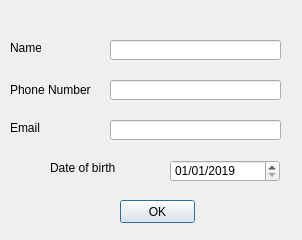
<?xml version="1.0" encoding="UTF-8"?>
<ui version="4.0">
 <class>InsertDataDialog</class>
 <widget class="QDialog" name="InsertDataDialog">
  <property name="geometry">
   <rect>
    <x>0</x>
    <y>0</y>
    <width>302</width>
    <height>240</height>
   </rect>
  </property>
  <property name="windowTitle">
   <string/>
  </property>
  <widget class="QLineEdit" name="lnt_Name">
   <property name="geometry">
    <rect>
     <x>110</x>
     <y>40</y>
     <width>171</width>
     <height>20</height>
    </rect>
   </property>
  </widget>
  <widget class="QLineEdit" name="lnt_PhoneNumber">
   <property name="geometry">
    <rect>
     <x>110</x>
     <y>80</y>
     <width>171</width>
     <height>20</height>
    </rect>
   </property>
  </widget>
  <widget class="QPushButton" name="pbtn_OK">
   <property name="geometry">
    <rect>
     <x>120</x>
     <y>200</y>
     <width>75</width>
     <height>23</height>
    </rect>
   </property>
   <property name="text">
    <string>OK</string>
   </property>
  </widget>
  <widget class="QLabel" name="label">
   <property name="geometry">
    <rect>
     <x>10</x>
     <y>40</y>
     <width>31</width>
     <height>16</height>
    </rect>
   </property>
   <property name="text">
    <string>Name</string>
   </property>
  </widget>
  <widget class="QLabel" name="label_2">
   <property name="geometry">
    <rect>
     <x>10</x>
     <y>80</y>
     <width>81</width>
     <height>20</height>
    </rect>
   </property>
   <property name="text">
    <string>Phone Number</string>
   </property>
  </widget>
  <widget class="QLineEdit" name="lnt_Email">
   <property name="geometry">
    <rect>
     <x>110</x>
     <y>120</y>
     <width>171</width>
     <height>20</height>
    </rect>
   </property>
  </widget>
  <widget class="QLabel" name="label_3">
   <property name="geometry">
    <rect>
     <x>10</x>
     <y>120</y>
     <width>31</width>
     <height>16</height>
    </rect>
   </property>
   <property name="text">
    <string>Email</string>
   </property>
  </widget>
  <widget class="QDateEdit" name="DateOfBirht">
   <property name="geometry">
    <rect>
     <x>170</x>
     <y>160</y>
     <width>110</width>
     <height>22</height>
    </rect>
   </property>
   <property name="maximumDateTime">
    <datetime>
     <hour>23</hour>
     <minute>59</minute>
     <second>59</second>
     <year>2019</year>
     <month>7</month>
     <day>16</day>
    </datetime>
   </property>
   <property name="minimumDateTime">
    <datetime>
     <hour>0</hour>
     <minute>0</minute>
     <second>0</second>
     <year>1800</year>
     <month>1</month>
     <day>1</day>
    </datetime>
   </property>
   <property name="minimumDate">
    <date>
     <year>1800</year>
     <month>1</month>
     <day>1</day>
    </date>
   </property>
   <property name="displayFormat">
    <string>dd/MM/yyyy</string>
   </property>
   <property name="date">
    <date>
     <year>2019</year>
     <month>1</month>
     <day>1</day>
    </date>
   </property>
  </widget>
  <widget class="QLabel" name="label_4">
   <property name="geometry">
    <rect>
     <x>50</x>
     <y>160</y>
     <width>101</width>
     <height>16</height>
    </rect>
   </property>
   <property name="text">
    <string>Date of birth</string>
   </property>
  </widget>
 </widget>
 <resources/>
 <connections/>
</ui>
